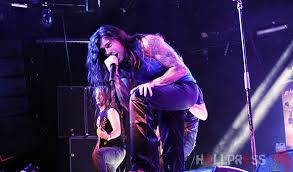
#> input picture Tarea1/Tarea1/processing_operation/ContrastEnhancement/leoJimenez.jpeg, 293 x 172 px
$ python definition.py
#> lines starting #> are read from the running program, lines starting #| are printed output that depends on the picture
# USAGE
# Import the necessary packages
import numpy as np
import cv2

# Load the image and show it
image = cv2.imread('leoJimenez.jpeg')
#> image is the input picture: shape (172, 293, 3); mean B, G, R 84.7, 40, 54.9
cv2.imshow("Original", image)
cv2.waitKey(0)

# Let's apply standard "averaging" blurring first. Average
# blurring (as the name suggests), takes the average of all
# pixels in the surrounding area and replaces the centeral
# element of the output image with the average. Thus, in
# order to have a central element, the area surrounding the
# central must be odd.
blurred = np.hstack([
	cv2.blur(image, (3, 3)),
	cv2.blur(image, (5, 5)),
	cv2.blur(image, (7, 7))])
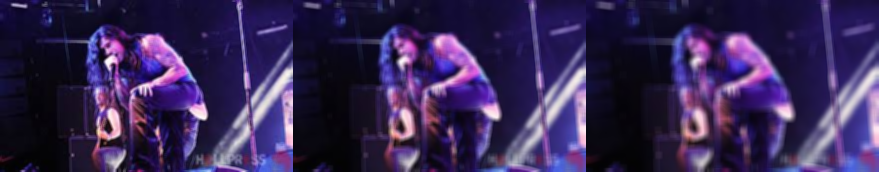
#> blurred: shape (172, 879, 3); mean B, G, R 84.6, 40, 54.8
cv2.imwrite('definitionAveragedImg.jpg',blurred)
cv2.imshow("Averaged", blurred)
cv2.waitKey(0)

# We can also apply Gaussian blurring, where the relevant
# parameters are the image we want to blur and the standard
# deviation in the X and Y direction. Again, as the standard
# deviation size increases, the image becomes progressively
# more blurred
blurred = np.hstack([
	cv2.GaussianBlur(image, (3, 3), 0),
	cv2.GaussianBlur(image, (5, 5), 0),
	cv2.GaussianBlur(image, (7, 7), 0)])
cv2.imwrite('definitionGaussianImg.jpg',blurred)
cv2.imshow("Gaussian", blurred)
cv2.waitKey(0)

# The cv2.medianBlur function is mainly used for removing
# what is called "salt-and-pepper" noise. Unlike the Average
# method mentioned above, the median method (as the name
# suggests), calculates the median pixel value amongst the
# surrounding area.
blurred = np.hstack([
	cv2.medianBlur(image, 3),
	cv2.medianBlur(image, 5),
	cv2.medianBlur(image, 7)])
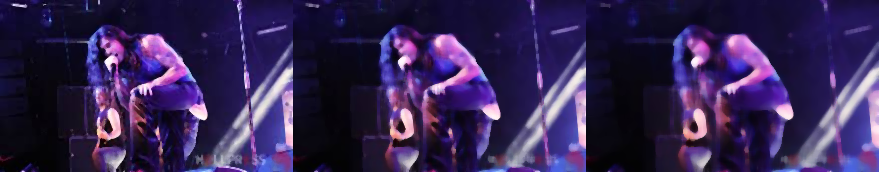
#> blurred: shape (172, 879, 3); mean B, G, R 83.1, 37.8, 53
cv2.imwrite('definitionMedianImg.jpg',blurred)
cv2.imshow("Median", blurred)
cv2.waitKey(0)

# You may have noticed that blurring can help remove noise,
# but also makes edge less sharp. In order to keep edges
# sharp, we can use bilateral filtering. We need to specify
# the diameter of the neighborhood (as in examples above),
# along with sigma values for color and coordinate space.
# The larger these sigma values, the more pixels will be
# considered within the neighborhood.
blurred = np.hstack([
	cv2.bilateralFilter(image, 5, 21, 21),
	cv2.bilateralFilter(image, 7, 31, 31),
	cv2.bilateralFilter(image, 9, 41, 41)])
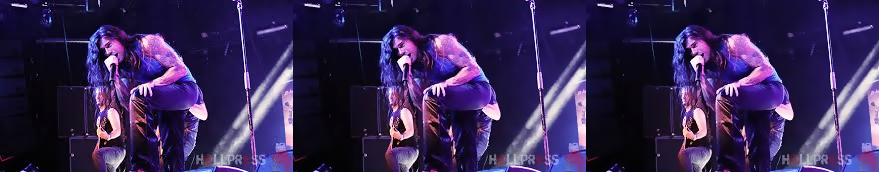
#> blurred: shape (172, 879, 3); mean B, G, R 84.5, 39.9, 54.8
cv2.imwrite('definitionBilateralImg.jpg',blurred)
cv2.imshow("Bilateral", blurred)
cv2.waitKey(0)
